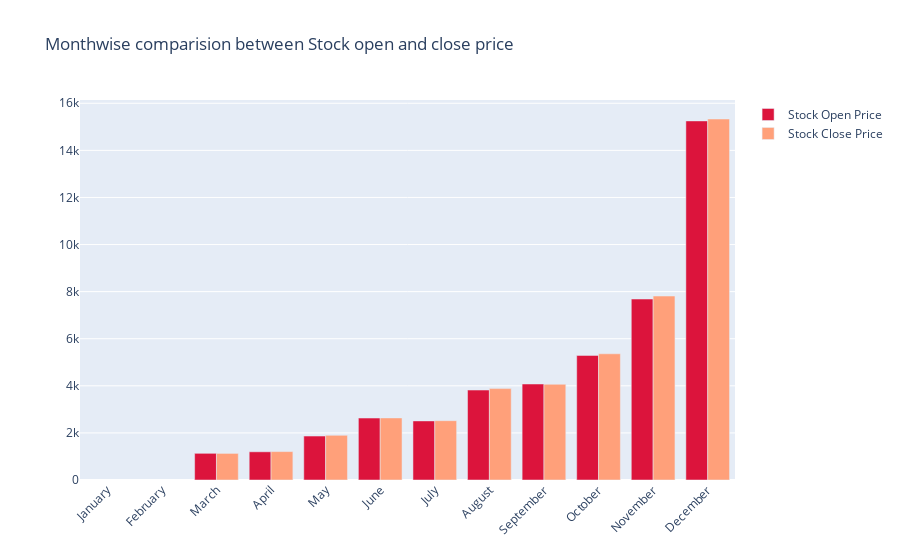

Write notebook code for a chart like this one.
### Code cell
fig = go.Figure()

fig.add_trace(go.Bar(
    x=monthwise.index,
    y=monthwise['Open'],
    name='Stock Open Price',
    marker_color='crimson'
))
fig.add_trace(go.Bar(
    x=monthwise.index,
    y=monthwise['Close'],
    name='Stock Close Price',
    marker_color='lightsalmon'
))

fig.update_layout(barmode='group', xaxis_tickangle=-45, 
                  title='Monthwise comparision between Stock open and close price')
fig.show()

### Figure 1 — Plotly figure (JSON) as saved in the notebook; plotly's stock layout.template omitted (floating-point values rounded to 4 significant figures)
{"data": [{"marker": {"color": "crimson"}, "name": "Stock Open Price", "type": "bar", "x": ["January", "February", "March", "April", "May", "June", "July", "August", "September", "October", "November", "December"], "y": [null, null, 1133.0, 1198.0, 1866.0, 2631.0, 2509.0, 3820.0, 4077.0, 5291.0, 7686.0, 15250.0]}, {"marker": {"color": "lightsalmon"}, "name": "Stock Close Price", "type": "bar", "x": ["January", "February", "March", "April", "May", "June", "July", "August", "September", "October", "November", "December"], "y": [null, null, 1129.0, 1207.0, 1895.0, 2636.0, 2519.0, 3881.0, 4065.0, 5360.0, 7813.0, 15330.0]}], "layout": {"barmode": "group", "title": {"text": "Monthwise comparision between Stock open and close price"}, "xaxis": {"tickangle": -45}}}
